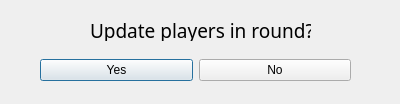
<?xml version="1.0" encoding="UTF-8"?>
<ui version="4.0">
 <class>PromptAddToRoundDialog</class>
 <widget class="QDialog" name="PromptAddToRoundDialog">
  <property name="geometry">
   <rect>
    <x>0</x>
    <y>0</y>
    <width>400</width>
    <height>104</height>
   </rect>
  </property>
  <property name="windowTitle">
   <string>Dialog</string>
  </property>
  <widget class="QWidget" name="horizontalLayoutWidget">
   <property name="geometry">
    <rect>
     <x>40</x>
     <y>50</y>
     <width>311</width>
     <height>41</height>
    </rect>
   </property>
   <layout class="QHBoxLayout" name="horizontalLayout">
    <item>
     <widget class="QPushButton" name="pushButton">
      <property name="text">
       <string>Yes</string>
      </property>
     </widget>
    </item>
    <item>
     <widget class="QPushButton" name="pushButton_2">
      <property name="text">
       <string>No</string>
      </property>
     </widget>
    </item>
   </layout>
  </widget>
  <widget class="QLabel" name="label">
   <property name="geometry">
    <rect>
     <x>90</x>
     <y>20</y>
     <width>221</width>
     <height>21</height>
    </rect>
   </property>
   <property name="font">
    <font>
     <family>Bahnschrift SemiLight</family>
     <pointsize>14</pointsize>
    </font>
   </property>
   <property name="text">
    <string>Update players in round?</string>
   </property>
  </widget>
 </widget>
 <resources/>
 <connections/>
</ui>
